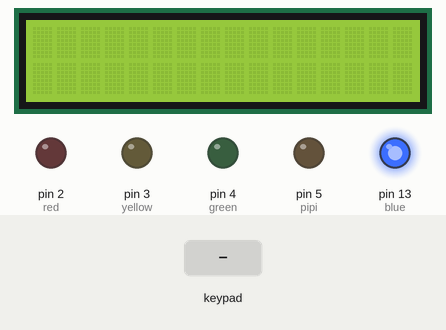
Recording of a program running on a simulated Arduino Uno, built with avr-gcc and run on an emulated ATmega328P. Shown: 16×2 character LCD, output pins drawn as LEDs (lit = HIGH). Dashed ring = blinking. Inputs (shaded band) come from the test bench. What the program prints to the serial monitor is not drawn.

Above: at 1.2 s.
1.3 s: key 'E' pressed
At 2.4 s:
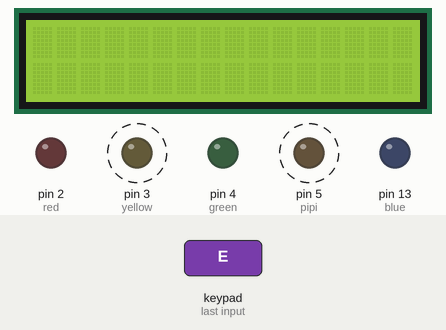
4.3 s: key 'E' pressed
At 5.7 s:
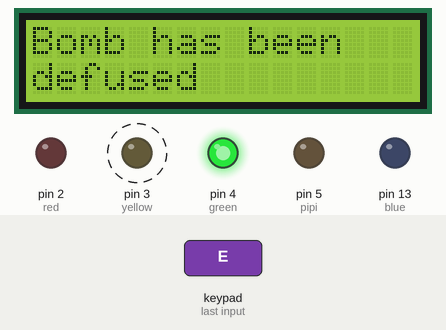
6.0 s: keypad keys 9 8 7 6 pressed 0.4 s apart
At 7.5 s:
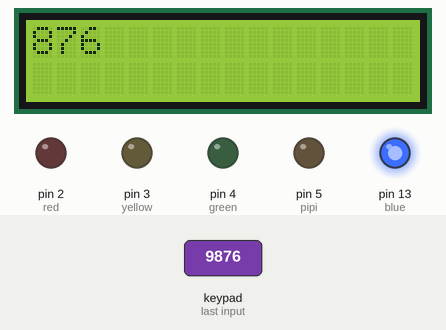
9.1 s: key 'E' pressed
At 10.4 s:
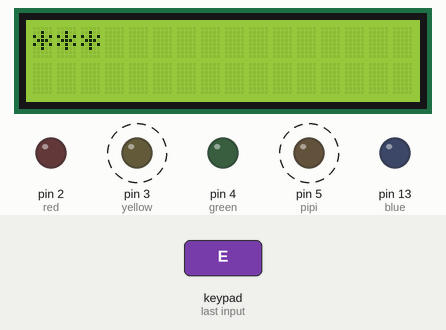
12.1 s: keypad keys 1 0 1 1 1 2 pressed 0.4 s apart
At 13.35 s:
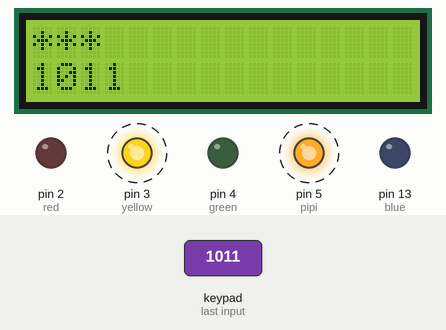
16.0 s: key 'E' pressed
At 16.8 s:
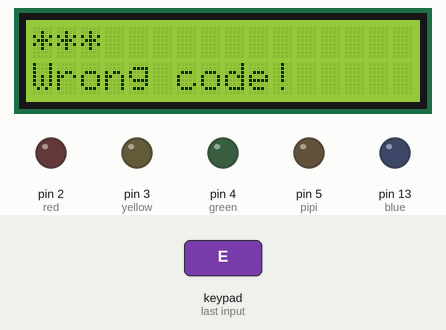
Timing chart, 0 to 59.3 s (numbered marks = the images above; inputs shaded):
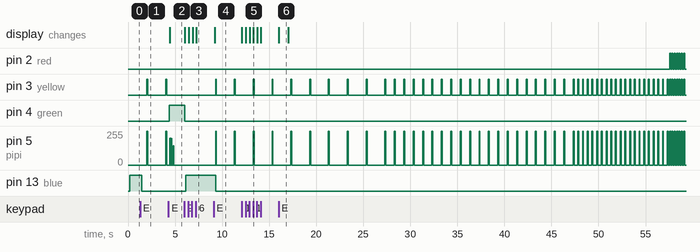

The program:

main.cpp
```cpp
#include <Arduino.h>
#include <LiquidCrystal_I2C.h>
#include <Keypad.h>
#include <Wire.h>

bool handleInput();


/* 0 - idle
 1 - bomb counting
 2 - successful defuse
 3 - bomb exploded
*/

int state = 0;
LiquidCrystal_I2C lcd(0x27, 16, 2);
const byte ROWS = 4;
const byte COLS = 3;
char keys[ROWS][COLS]={
  {'1', '2', '3'},
  {'4', '5', '6'},
  {'7', '8', '9'},
  {'R', '0', 'E'}
};
byte rowPins[ROWS]={9,8,7,6};
byte colPins[COLS]={10,11,12};
Keypad keypad(makeKeymap(keys),rowPins, colPins, ROWS, COLS);


  int red = 2;
  int yellow=3;
  int green=4;
  int blue = 13;
  int pipi = 5;

  int blink1 = 2000;
  int blink2=1000;
  int blink3=500;
  int blink4=250;

void setup() {
  Serial.begin(115200);
  lcd.backlight();
  lcd.init();

  pinMode(red, 1);
  pinMode(yellow,1);
  pinMode(green,1);
  pinMode(blue,1);
  pinMode(pipi,1);
}


int post=0;
String code ="";
String hiddenString = "";
String newstring = "";
int cursor = 0;
int cursor2 =0;
long lastblink=0;
boolean ledState = false;
bool rightCode=false;

void loop() {

  Serial.println("test");

  lcd.setCursor(0,0);
   delay(100);
  switch(state){
    case 0 : {

      digitalWrite(blue,1);
       char inputChar  =  keypad.getKey();
       if (inputChar) {
        if(inputChar=='R'){
          code = code.substring(0,cursor-1);
          cursor--;
          lcd.clear();
          lcd.setCursor(0,0);
          lcd.print(code);

        }
       else  if(inputChar=='E'){
          state = 1;
          lcd.clear();
          for (int i=0;i<code.length();i++){
            lcd.setCursor(i,0);
            lcd.print('*');
            hiddenString+='*';
          }
        }
        else{
          code+=inputChar;
          lcd.setCursor(cursor,0);
          lcd.print(inputChar);
          cursor++;
        }
       }
       break;
    }
    case 1:{

      digitalWrite(blue,0);
      int i=0;
      while(i<10){
        unsigned long now = millis();
           if (handleInput()) break;
        if (now - lastblink >= blink1) {
        lastblink = now;

        digitalWrite(yellow, 1);
        analogWrite(pipi, 1023);
        delay(100);
        digitalWrite(yellow,0);
         analogWrite(pipi, 0);
        i++;
    }
      }
      i=0;
      while(i<20){
        if(rightCode)break;
        unsigned long now = millis();
          if (handleInput()) break;
        if (now - lastblink >= blink2) {
        lastblink = now;
        digitalWrite(yellow, 1);
        analogWrite(pipi, 1023);
        delay(100);
        digitalWrite(yellow,0);
         analogWrite(pipi, 0);
        i++;
      }
      }
      i=0;
      while(i<20){
       if(rightCode)break;

        unsigned long now = millis();
         if (handleInput()) break;
        if (now - lastblink >= blink3) {
        lastblink = now;
        digitalWrite(yellow, 1);
        analogWrite(pipi, 1023);
        delay(100);
        digitalWrite(yellow,0);
         analogWrite(pipi, 0);
        i++;
      }
      }
      i=0;
      while(i<40){
        if(rightCode)break;

        unsigned long now = millis();
       if (handleInput()) break;
        if (now - lastblink >= blink4) {
        lastblink = now;
        digitalWrite(yellow, 1);
        digitalWrite(red, 1);
        analogWrite(pipi, 1023);
        delay(100);
        digitalWrite(yellow,0);
        digitalWrite(red, 0);
        analogWrite(pipi, 0);
        i++;
      }

      }
      if(rightCode){
        state=2;
        rightCode=false;
        break;
      }
      state=4;
      break;

        }

      case 2: {
        digitalWrite(green, 1);
        lcd.print("Bomb has been");
        lcd.setCursor(0,1);
        lcd.print("defused");
        analogWrite(pipi, 200);
        delay(50);
         analogWrite(pipi, 0);
        delay(50);
        analogWrite(pipi, 200);
        delay(50);
         analogWrite(pipi, 0);
        delay(50);
        analogWrite(pipi, 200);
        delay(50);
         analogWrite(pipi, 0);
        delay(50);

        analogWrite(pipi, 300);
        delay(50);
         analogWrite(pipi, 0);
        delay(50);
        analogWrite(pipi, 400);
        delay(50);
         analogWrite(pipi, 0);
        delay(50);
        state=3;
      }
      case 3:{
        char inputChar  =  keypad.getKey();
       if (inputChar) {
        digitalWrite(green,0);
        lcd.clear();
        lcd.setCursor(0,0);
        cursor2=0;
        code="";
        hiddenString="";
        newstring="";

        cursor=0;
        state=0;
        break;

       }
       break;

      }
      case 4: {
        digitalWrite(red, 1);
        analogWrite(pipi,1023);
          lcd.clear();
        lcd.setCursor(0,0);
        lcd.print("Too late...");
        delay(2000);
        analogWrite(pipi, 0);
        state =5;


      }
      case 5: {
         char inputChar  =  keypad.getKey();
       if (inputChar) {
        digitalWrite(red,0);
        lcd.clear();
        lcd.setCursor(0,0);
        cursor2=0;
        cursor=0;
        code="";
        hiddenString="";
        newstring="";
        state=0;
        break;
       }
      }

      }
    }

bool  handleInput(){
   char inputChar  =  keypad.getKey();
       if (inputChar) {
        if(inputChar=='R'){
          newstring = newstring.substring(0,cursor2-1);
          cursor2--;
          lcd.clear();
          lcd.setCursor(0,0);
          lcd.print(hiddenString);
          lcd.setCursor(0,1);
          lcd.print(newstring);
        }
       else  if(inputChar=='E'){
        if (newstring.equals(code)){
          state =2;
          lcd.clear();
          rightCode=true;
          return true;;

        }
        else{
          lcd.clear();
          lcd.setCursor(0,0);
           lcd.print(hiddenString);
          lcd.setCursor(0,1);
          lcd.print("Wrong code!");
          newstring="";
          cursor2=0;
          delay(1000);
          lcd.clear();
          lcd.setCursor(0,0);
           lcd.print(hiddenString);


        }
          }
        else{
          newstring+=inputChar;
          //lcd.setCursor(cursor2,1);
          lcd.setCursor(0,1);
          lcd.print(newstring);
         // lcd.print(inputChar);
          cursor2++;
        }
        return false;
       }

      }
```

Measured:
- after the input at 1.3 s, pin 3 (yellow): alternates HIGH for 0.10 s and LOW for 1.9 s, starting after 0.70 s; pin 5 (pipi): alternates 255/255 for 0.10 s and 0/255 for 1.9 s, starting after 0.70 s; pin 13 (blue): HIGH → LOW after 0.19 s
- after the input at 4.3 s, pin 4 (green): LOW → HIGH after 0.11 s; the display: changes after 0.13 s (image 2)
- after the input at 6.0 s, pin 4 (green): HIGH → LOW at once; pin 13 (blue): LOW → HIGH after 0.15 s; the display: first changes after 0.05 s (image 3 shows a later state)
- after the input at 9.1 s, pin 3 (yellow): alternates HIGH for 0.10 s and LOW for 1.9 s, starting after 0.20 s; pin 5 (pipi): alternates 255/255 for 0.10 s and 0/255 for 1.9 s, starting after 0.20 s; pin 13 (blue): HIGH → LOW after 0.20 s; the display: changes after 0.10 s (image 4)
- after the input at 12.1 s, the display: first changes at once (image 5 shows a later state)
- after the input at 16.0 s, the display: changes at once (image 6)
- what the display in image 6 shows lasts 1.0 s, from 16.0 s to 17.0 s
